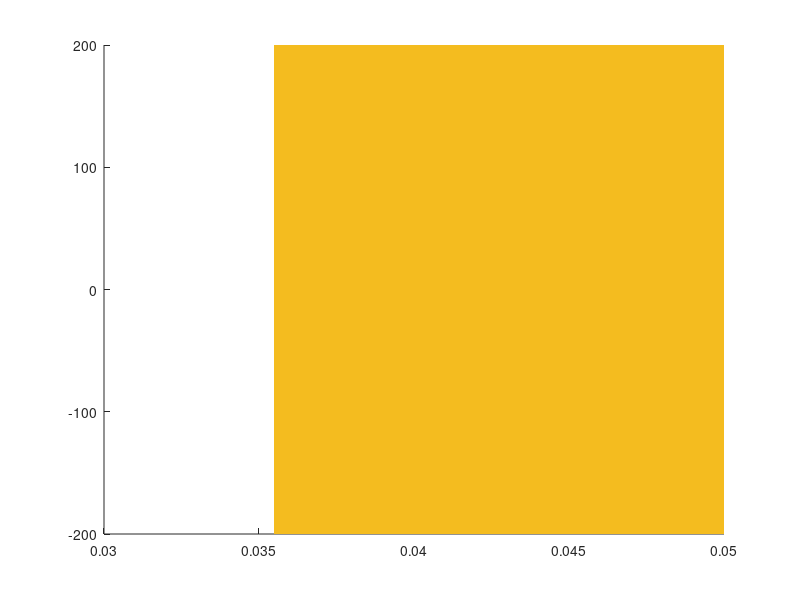

MATLAB code for this plot: (Note: this script raises an error after producing the figure.)
clear;
close all;
axlabels = {'1L2/3e','1L2/3i','1L4e','1L4i','1L5e','1L5i','1L6e','1L6i', ...
    '2L2/3e','2L2/3i','2L4e','2L4i','2L5e','2L5i','2L6e','2L6i'};
pop = 5;
popEI = 3;
sz = 20;

%% Delta_i: all pathway raw data
load data/0.28_0.28_0.013_0.05_Iattn_0.02.mat;
startX = 0.013; endX = 0.05;
lowY = 0; highY = 80; % 80
x = linspace(startX,endX,size(PET,1));

for cond = 1:5
figure();
hold on;
recX = [0.0355 0.05 0.05 0.0355];
recY = [-200 -200 200 200];
r1 = fill(recX, recY, [245 189 31]/256,'LineStyle','none');
alpha(r1,0.1);

% recX = [0.036 0.05 0.05 0.036];
% recY = [lowY lowY highY highY];
% r2 = fill(recX, recY, [245 189 31]/256,'LineStyle','none');
% alpha(r2,0.1);

s = zeros(8,1);
for i = 1:8
    y = PET(:,pop,i,cond);
    s(i) = scatter(x,y,sz,'filled','LineWidth',2);
    hold on;
end

legend(s,axlabels(1:8),'Location','northwest');
xlabel("\Delta_{I}");
ylabel("Energy (\muJ)");
title("Energy transmitted in pathways: Condition" + num2str(cond));
axis([startX endX lowY highY]);
end
%% Delta_i: sum all excitatory or inhibitory effect
% exc = squeeze(PET(:,pop,1,:)) + squeeze(PET(:,pop,3,:)) + ...
%     squeeze(PET(:,pop,5,:)) + squeeze(PET(:,pop,7,:));
% inh = squeeze(PET(:,pop,2,:)) + squeeze(PET(:,pop,4,:)) + ...
%     squeeze(PET(:,pop,6,:)) + squeeze(PET(:,pop,8,:));
% lowY = 65; highY = 95;
% figure();
% hold on
% recX = [0.0315 0.0325 0.0325 0.0315];
% recY = [lowY lowY highY highY];
% r1 = fill(recX, recY, [245 189 31]/256,'LineStyle','none');
% alpha(r1,0.1);
% 
% recX = [0.036 0.05 0.05 0.036];
% recY = [lowY lowY highY highY];
% r2 = fill(recX, recY, [245 189 31]/256,'LineStyle','none');
% alpha(r2,0.1);
% 
% s1 = scatter(x, exc(:,popEI), sz, 'filled','r');
% s2 = scatter(x, inh(:,popEI), sz, 'filled','b');
% 
% legend([s1 s2],["Excitatory","Inhibitory"]);
% xlabel("\Delta_{I}");
% ylabel("Energy (\muJ)");
% title("Energy transmitted (\Delta_{I})");
% 
% axis([startX endX lowY highY]);

%% Delta_i: E-I by cond
% EI1 = exc(:,1) - inh(:,1);
% EI3 = exc(:,3) - inh(:,3);
% EI4 = exc(:,4) - inh(:,4);
% 
% lowY = -10; highY = 30;
% figure();
% 
% s1 = scatter(x, EI1, sz, 'filled', 'MarkerFaceColor', '#0072BD');
% hold on
% s2 = scatter(x, EI3, sz, 'filled', 'MarkerFaceColor', '#EDB120');
% s3 = scatter(x, EI4, sz, 'filled', 'MarkerFaceColor', '#7E2F8E');
% 
% recX = [0.0315 0.0325 0.0325 0.0315];
% recY = [lowY lowY highY highY];
% r1 = fill(recX, recY, [245 189 31]/256,'LineStyle','none');
% alpha(r1,0.1);
% 
% recX = [0.036 0.05 0.05 0.036];
% recY = [lowY lowY highY highY];
% r2 = fill(recX, recY, [245 189 31]/256,'LineStyle','none');
% alpha(r2,0.1);
% 
% legend([s1 s2 s3],["cond1", "cond3", "cond4"]);
% axis([startX endX lowY highY]);

%% Delta_i: each E and I by conds
% figure();
% lowY = 55; highY = 95;
% s = zeros(10,1);
% for i = 1:5
%     s(2*i-1) = scatter(x, exc(:,i), sz, 'filled');
%     hold on
%     s(2*i) = scatter(x, inh(:,i), sz, 'filled');
% end
% 
% recX = [0.0315 0.0325 0.0325 0.0315];
% recY = [lowY lowY highY highY];
% r1 = fill(recX, recY, [245 189 31]/256,'LineStyle','none');
% alpha(r1,0.1);
% 
% recX = [0.036 0.05 0.05 0.036];
% recY = [lowY lowY highY highY];
% r2 = fill(recX, recY, [245 189 31]/256,'LineStyle','none');
% alpha(r2,0.1);
% labels = {'1E', '1I', '2E', '2I', '3E', '3I', '4E', '4I', '5E', '5I'};
% legend(s,labels);
% axis([startX endX lowY highY]);

%% Delta_i: f(E,I)
load data/0.28_0.28_0.013_0.05_Iattn_0.02.mat;
startX = 0.013; endX = 0.05;
% lowY = 55; highY = 95;
sz = 15; pop = 5;
x = linspace(startX,endX,size(PET,1));
exc = squeeze(PET(:,pop,1,:)) + squeeze(PET(:,pop,3,:)) + ...
    squeeze(PET(:,pop,7,:)); % + squeeze(PET(:,pop,7,:));
inh = squeeze(PET(:,pop,2,:)) + squeeze(PET(:,pop,4,:)) + ...
    squeeze(PET(:,pop,6,:)) + squeeze(PET(:,pop,8,:));
s = zeros(5,1);
figure();
for i = 1:5
    out = Fei(exc(:,i), inh(:,i));
    s(i) = scatter(x, out, sz, 'filled');
    hold on
end

recX = [0.0355 0.05 0.05 0.0355];
recY = [-200 -200 200 200];
r1 = fill(recX, recY, [245 189 31]/256,'LineStyle','none');
alpha(r1,0.1);
% 
% recX = [0.036 0.05 0.05 0.036];
% recY = [lowY lowY highY highY];
% r2 = fill(recX, recY, [245 189 31]/256,'LineStyle','none');
% alpha(r2,0.1);
% xline(0.032, 'LineWidth', 1.5);
% xline(0.0355, 'LineWidth', 1.5);
labels = {'Cond1', 'Cond2', 'Cond3', 'Cond4', 'Cond5'};
legend(s,labels,'Location','southeast');
axis([0.016 endX -5 30]);
xlabel("\Delta_{I}");

%% Delta_i: contribution of pathway
load data/0.28_0.28_0.013_0.05_Iattn_0.02.mat;
startX = 0.013; endX = 0.05;
lowY = 0; highY = 80; % 80
cond = 5;
x = linspace(startX,endX,size(PET,1));
figure();
hold on;

recX = [0.0355 0.05 0.05 0.0355];
recY = [-200 -200 200 200];
r1 = fill(recX, recY, [245 189 31]/256,'LineStyle','none');
alpha(r1,0.1);


y1 = PET(:,pop,1,cond); y2 = PET(:,pop,2,cond); y3 = PET(:,pop,6,cond);
s1 = scatter(x,y1,sz,'filled','LineWidth',2);
hold on;
s2 = scatter(x,y2,sz,'filled','LineWidth',2);
s3 = scatter(x,y3,sz,'filled','LineWidth',2);
legend([s1 s2 s3],["1L2/3E", "1L2/3I", "1L5I"]);
xlabel("\Delta_{I}");
ylabel("Energy (\muJ)");
title("Energy transmitted in pathway (\Delta_{I})");
axis([startX endX lowY highY]);

%% Delta_e: all pathway raw data
load data/0_0.5_0.035_0.035_Iattn_0.02.mat;
startX = 0; endX = 0.5;
lowY = 0; highY = 80; % 80
x = linspace(startX,endX,size(PET,1));

for cond = 1:5
figure();
hold on;
recX = [0 0.275 0.275 0];
recY = [-200 -200 200 200];
r1 = fill(recX, recY, [245 189 31]/256,'LineStyle','none');
alpha(r1,0.1);

% recX = [0.036 0.05 0.05 0.036];
% recY = [lowY lowY highY highY];
% r2 = fill(recX, recY, [245 189 31]/256,'LineStyle','none');
% alpha(r2,0.1);

s = zeros(8,1);
for i = 1:8
    y = PET(:,pop,i,cond);
    s(i) = scatter(x,y,sz,'filled','LineWidth',2);
    hold on;
end

legend(s,axlabels(1:8),'Location','northwest');
xlabel("\Delta_{E}");
ylabel("Energy (\muJ)");
title("Energy transmitted in pathways: Condition" + num2str(cond));
axis([startX endX lowY highY]);
end

%% sum all excitatory or inhibitory effect
% exc = squeeze(PET(:,pop,1,:)) + squeeze(PET(:,pop,3,:)) + ...
%     squeeze(PET(:,pop,5,:)) + squeeze(PET(:,pop,7,:));
% inh = squeeze(PET(:,pop,2,:)) + squeeze(PET(:,pop,4,:)) + ...
%     squeeze(PET(:,pop,6,:)) + squeeze(PET(:,pop,8,:));
% lowY = 0; highY = 120;
% figure();
% 
% s1 = scatter(x, exc(:,popEI), sz, 'filled','r');
% hold on;
% s2 = scatter(x, inh(:,popEI), sz, 'filled','b');
% 
% recX = [0.11 0.27 0.275 0.11];
% recY = [lowY lowY highY highY];
% r1 = fill(recX, recY, [245 189 31]/256,'LineStyle','none');
% alpha(r1,0.1);
% 
% recX = [0.325 0.33 0.33 0.325];
% recY = [lowY lowY highY highY];
% r2 = fill(recX, recY, [245 189 31]/256,'LineStyle','none');
% alpha(r2,0.1);
% 
% legend([s1 s2],["Excitatory","Inhibitory"],'Location','northwest');
% xlabel("\Delta_{E}");
% ylabel("Energy (\muJ)");
% title("Energy transmitted (\Delta_{E})");
% 
% axis([startX endX lowY highY]);

%% Delta_e: f(E,I)
load data/0_0.5_0.035_0.035_Iattn_0.02.mat;
startX = 0; endX = 0.5;
% lowY = 55; highY = 95;
sz = 15; pop = 5;
x = linspace(startX,endX,size(PET,1));
exc = squeeze(PET(:,pop,1,:)) + squeeze(PET(:,pop,3,:)) + ...
    squeeze(PET(:,pop,7,:)); % + squeeze(PET(:,pop,7,:));
inh = squeeze(PET(:,pop,2,:)) + squeeze(PET(:,pop,4,:)) + ...
    squeeze(PET(:,pop,6,:)) + squeeze(PET(:,pop,8,:));
s = zeros(5,1);
figure();
for i = 1:5
    out = Fei(exc(:,i), inh(:,i));
    s(i) = scatter(x, out, sz, 'filled');
    hold on
end

recX = [0 0.275 0.275 0];
recY = [-200 -200 200 200];
r1 = fill(recX, recY, [245 189 31]/256,'LineStyle','none');
alpha(r1,0.1);

% recX = [0.036 0.05 0.05 0.036];
% recY = [lowY lowY highY highY];
% r2 = fill(recX, recY, [245 189 31]/256,'LineStyle','none');
% alpha(r2,0.1);
% xline(0.275, 'LineWidth', 1.5);
% xline(0.0355, 'LineWidth', 1.5);
labels = {'Cond1', 'Cond2', 'Cond3', 'Cond4', 'Cond5'};
legend(s,labels,'Location','southeast');
axis([startX endX -10 32]);
xlabel("\Delta_{E}");

%% function
function out = Fei(exc,inh)
    out = inh - exc;
end